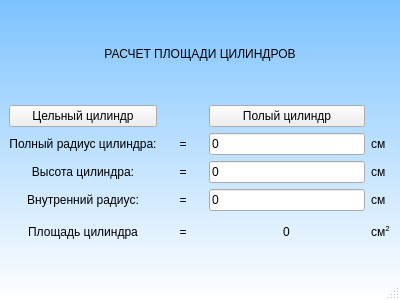
<?xml version="1.0" encoding="UTF-8"?>
<ui version="4.0">
 <class>MainWindow</class>
 <widget class="QMainWindow" name="MainWindow">
  <property name="enabled">
   <bool>true</bool>
  </property>
  <property name="geometry">
   <rect>
    <x>0</x>
    <y>0</y>
    <width>400</width>
    <height>300</height>
   </rect>
  </property>
  <property name="sizePolicy">
   <sizepolicy hsizetype="Fixed" vsizetype="Fixed">
    <horstretch>0</horstretch>
    <verstretch>0</verstretch>
   </sizepolicy>
  </property>
  <property name="minimumSize">
   <size>
    <width>400</width>
    <height>300</height>
   </size>
  </property>
  <property name="maximumSize">
   <size>
    <width>400</width>
    <height>300</height>
   </size>
  </property>
  <property name="windowTitle">
   <string>Площади цилиндриков</string>
  </property>
  <property name="styleSheet">
   <string notr="true">QMainWindow#MainWindow{
	background-color: qlineargradient(spread:pad, x1:0.5, y1:0, x2:0.5, y2:1, stop:0 rgba(124, 195, 255, 255), stop:1 rgba(255, 255, 255, 255));
}
</string>
  </property>
  <widget class="QWidget" name="centralwidget">
   <property name="styleSheet">
    <string notr="true">QMainWindow#MainWindow{
	background-color: qlineargradient(spread:pad, x1:0.5, y1:0, x2:0.5, y2:1, stop:0 rgba(124, 195, 255, 255), stop:1 rgba(255, 255, 255, 255));
}
</string>
   </property>
   <layout class="QGridLayout" name="gridLayout_3">
    <item row="1" column="0">
     <layout class="QGridLayout" name="gridLayout_5">
      <item row="3" column="0">
       <widget class="QLabel" name="label_3">
        <property name="text">
         <string>&lt;html&gt;&lt;head/&gt;&lt;body&gt;&lt;p align=&quot;center&quot;&gt;Высота цилиндра:&lt;/p&gt;&lt;/body&gt;&lt;/html&gt;</string>
        </property>
       </widget>
      </item>
      <item row="3" column="3">
       <widget class="QLabel" name="label_8">
        <property name="text">
         <string>см</string>
        </property>
       </widget>
      </item>
      <item row="3" column="2">
       <widget class="QLineEdit" name="lineEdit_2">
        <property name="text">
         <string>0</string>
        </property>
       </widget>
      </item>
      <item row="5" column="1">
       <widget class="QLabel" name="label_11">
        <property name="text">
         <string>&lt;html&gt;&lt;head/&gt;&lt;body&gt;&lt;p align=&quot;center&quot;&gt;=&lt;/p&gt;&lt;/body&gt;&lt;/html&gt;</string>
        </property>
       </widget>
      </item>
      <item row="5" column="2" alignment="Qt::AlignHCenter|Qt::AlignVCenter">
       <widget class="QLabel" name="label_6">
        <property name="maximumSize">
         <size>
          <width>16777215</width>
          <height>30</height>
         </size>
        </property>
        <property name="text">
         <string>&lt;html&gt;&lt;head/&gt;&lt;body&gt;&lt;p align=&quot;center&quot;&gt;0&lt;/p&gt;&lt;/body&gt;&lt;/html&gt;</string>
        </property>
        <property name="wordWrap">
         <bool>false</bool>
        </property>
        <property name="openExternalLinks">
         <bool>false</bool>
        </property>
       </widget>
      </item>
      <item row="5" column="3">
       <widget class="QLabel" name="label_10">
        <property name="text">
         <string>&lt;html&gt;&lt;head/&gt;&lt;body&gt;&lt;p&gt;см&lt;span style=&quot; vertical-align:super;&quot;&gt;2&lt;/span&gt;&lt;/p&gt;&lt;/body&gt;&lt;/html&gt;</string>
        </property>
       </widget>
      </item>
      <item row="4" column="1">
       <widget class="QLabel" name="label_12">
        <property name="text">
         <string>&lt;html&gt;&lt;head/&gt;&lt;body&gt;&lt;p align=&quot;center&quot;&gt;=&lt;/p&gt;&lt;/body&gt;&lt;/html&gt;</string>
        </property>
       </widget>
      </item>
      <item row="1" column="0">
       <widget class="QLabel" name="label_2">
        <property name="text">
         <string>&lt;html&gt;&lt;head/&gt;&lt;body&gt;&lt;p align=&quot;center&quot;&gt;Полный радиус цилиндра:&lt;/p&gt;&lt;/body&gt;&lt;/html&gt;</string>
        </property>
       </widget>
      </item>
      <item row="4" column="0">
       <widget class="QLabel" name="label_4">
        <property name="enabled">
         <bool>true</bool>
        </property>
        <property name="text">
         <string>&lt;html&gt;&lt;head/&gt;&lt;body&gt;&lt;p align=&quot;center&quot;&gt; Внутренний радиус:&lt;/p&gt;&lt;/body&gt;&lt;/html&gt;</string>
        </property>
       </widget>
      </item>
      <item row="4" column="3">
       <widget class="QLabel" name="label_9">
        <property name="text">
         <string>см</string>
        </property>
       </widget>
      </item>
      <item row="3" column="1">
       <widget class="QLabel" name="label_13">
        <property name="text">
         <string>&lt;html&gt;&lt;head/&gt;&lt;body&gt;&lt;p align=&quot;center&quot;&gt;=&lt;/p&gt;&lt;/body&gt;&lt;/html&gt;</string>
        </property>
       </widget>
      </item>
      <item row="0" column="2">
       <widget class="QPushButton" name="pushButton_2">
        <property name="text">
         <string>Полый цилиндр</string>
        </property>
       </widget>
      </item>
      <item row="0" column="0">
       <widget class="QPushButton" name="pushButton">
        <property name="text">
         <string>Цельный цилиндр</string>
        </property>
       </widget>
      </item>
      <item row="1" column="3">
       <widget class="QLabel" name="label_7">
        <property name="text">
         <string>см</string>
        </property>
       </widget>
      </item>
      <item row="1" column="2">
       <widget class="QLineEdit" name="lineEdit">
        <property name="text">
         <string>0</string>
        </property>
       </widget>
      </item>
      <item row="4" column="2">
       <widget class="QLineEdit" name="lineEdit_3">
        <property name="text">
         <string>0</string>
        </property>
       </widget>
      </item>
      <item row="0" column="1">
       <spacer name="horizontalSpacer">
        <property name="orientation">
         <enum>Qt::Horizontal</enum>
        </property>
        <property name="sizeType">
         <enum>QSizePolicy::Minimum</enum>
        </property>
        <property name="sizeHint" stdset="0">
         <size>
          <width>40</width>
          <height>20</height>
         </size>
        </property>
       </spacer>
      </item>
      <item row="5" column="0">
       <widget class="QLabel" name="label_5">
        <property name="enabled">
         <bool>true</bool>
        </property>
        <property name="maximumSize">
         <size>
          <width>16777215</width>
          <height>30</height>
         </size>
        </property>
        <property name="text">
         <string>&lt;html&gt;&lt;head/&gt;&lt;body&gt;&lt;p align=&quot;center&quot;&gt;Площадь цилиндра&lt;/p&gt;&lt;/body&gt;&lt;/html&gt;</string>
        </property>
       </widget>
      </item>
      <item row="1" column="1">
       <widget class="QLabel" name="label_14">
        <property name="text">
         <string>&lt;html&gt;&lt;head/&gt;&lt;body&gt;&lt;p align=&quot;center&quot;&gt;=&lt;/p&gt;&lt;/body&gt;&lt;/html&gt;</string>
        </property>
       </widget>
      </item>
     </layout>
    </item>
    <item row="0" column="0" alignment="Qt::AlignHCenter">
     <widget class="QLabel" name="label">
      <property name="minimumSize">
       <size>
        <width>0</width>
        <height>10</height>
       </size>
      </property>
      <property name="maximumSize">
       <size>
        <width>16777215</width>
        <height>50</height>
       </size>
      </property>
      <property name="text">
       <string>&lt;html&gt;&lt;head/&gt;&lt;body&gt;&lt;p align=&quot;center&quot;&gt;РАСЧЕТ ПЛОЩАДИ ЦИЛИНДРОВ&lt;/p&gt;&lt;/body&gt;&lt;/html&gt;</string>
      </property>
     </widget>
    </item>
   </layout>
  </widget>
  <widget class="QMenuBar" name="menubar">
   <property name="geometry">
    <rect>
     <x>0</x>
     <y>0</y>
     <width>400</width>
     <height>25</height>
    </rect>
   </property>
  </widget>
  <widget class="QStatusBar" name="statusbar"/>
 </widget>
 <resources/>
 <connections/>
</ui>
